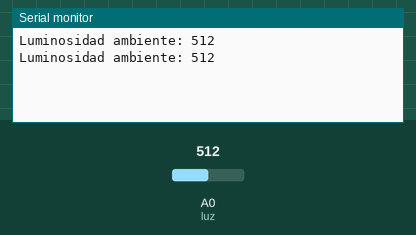
Simulated run of this sketch. Board: Arduino Uno, built with avr-gcc and run on an emulated ATmega328P. Parts: the last lines printed to the serial monitor. The inputs (shaded band) are chosen by the test bench; at power-on: A0 (luz) = 512.

Above: at 17.0 s.
17.1 s: A0 (luz) set to 716
At 25.2 s:
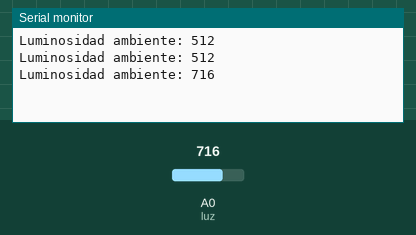
29.2 s: A0 (luz) set to 900
At 33.3 s:
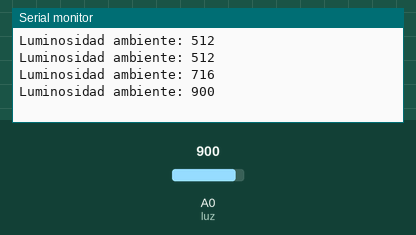
Timing chart, 0 to 34.8 s (numbered marks = the images above; inputs shaded):
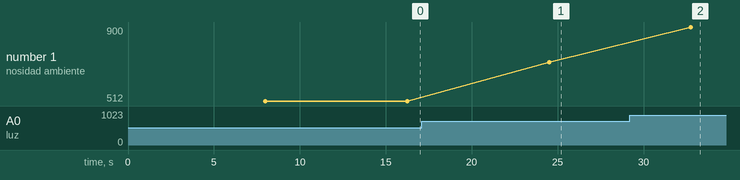

The sketch:

TP5EJ5.ino
```cpp
/* 5. Utilice las funciones Arduino sleep, para poder ahorra el consumo de la placa Arduino durante el tiempo que no se requiera
 y alargar la vida útil de la batería. Para este caso utilizaremos el siguiente comando LowPower.powerDown(SLEEP_8S, ADC_OFF, BOD_OFF);
 esto dormirá el Arduino por ocho segundo una vez que despierte deberá realizar la medición de luminosidad ambiente y mostrarla por consola.*/

#include "LowPower.h"
#define luz A0
int sensorValue;

void setup(){
    Serial.begin(9600);
}

void loop(){
  LowPower.powerDown(SLEEP_8S, ADC_OFF, BOD_OFF);
  sensorValue = analogRead(luz);
  Serial.print("Luminosidad ambiente: ");
  Serial.println(sensorValue);
  delay(250);
}
```

Measured:
- after the input at 17.1 s, the serial monitor: prints a new line after 7.4 s (image 1)
- after the input at 29.2 s, the serial monitor: prints a new line after 3.6 s (image 2)
- plotted number 1: 512 → 716 after the input at 17.1 s, 716 → 900 after the input at 29.2 s
